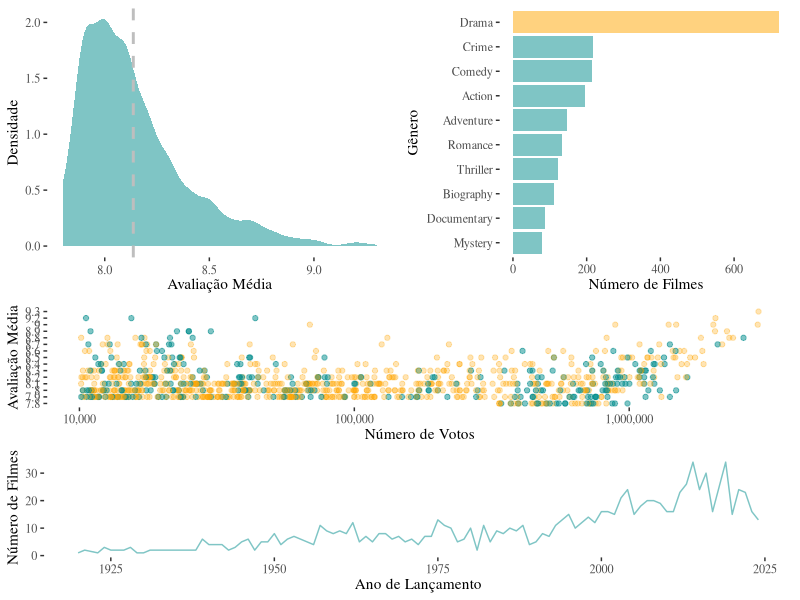

The R source for this figure:
## ---- chunk 1
knitr::opts_chunk$set(echo = FALSE, warning = FALSE, message = FALSE,  fig.width = 10, fig.height = 12, fig.align = "center")
## ---- chunk 2
# dados

filmes <- read.csv2("data.csv", header = TRUE, sep = ",")

# pacotes

library(ggplot2)
library(cowplot)
library(dplyr)
library(tidyr)
library(ggthemes)

# criando gráficos

filtered_filmes <- filmes %>%
  filter(!is.na(averageRating) & !is.na(numVotes)) %>%
  filter(numVotes < 3000000) 

filmes$averageRating <- as.numeric(as.character(filmes$averageRating))
filmes <- filmes %>% filter(!is.na(averageRating))

a <- ggplot(filmes, aes(x = averageRating)) +
  geom_density(fill = "cyan4", alpha = .5, adjust = 1.5, color = NA) +
  labs(x = "Avaliação Média", y = "Densidade") +
  theme_tufte() + 
  theme(axis.text.x = element_text(angle = 0, vjust = 0.5, hjust=0.5)) +
  geom_vline(aes(xintercept = mean(averageRating)), color="gray", linetype="dashed", size=1)

b <- ggplot(filtered_filmes, aes(x = numVotes, y = averageRating)) +
  geom_point(aes(color = ifelse(grepl("Drama", genres), "Drama", "Outros"), 
                 alpha = ifelse(grepl("Drama", genres), 0.3, 0.5))) +
  labs(x = "Número de Votos",
       y = "Avaliação Média") +
  scale_x_log10(labels = scales::comma) +
  scale_color_manual(values = c("Drama" = "orange", "Outros" = "cyan4")) +
  scale_alpha_identity() +
  theme_tufte() +
  theme(legend.position = "none")

c <- filmes %>%
  group_by(releaseYear) %>%
  summarise(numMovies = n()) %>%
  ggplot(aes(x = releaseYear, y = numMovies)) +
  geom_line(color = "cyan4", alpha = .5) +
  labs(x = "Ano de Lançamento", y = "Número de Filmes") +
  theme_tufte()

d <- filmes %>%
  separate_rows(genres, sep = ",") %>%
  mutate(genres = trimws(genres)) %>%
  group_by(genres) %>%
  summarise(numMovies = n(), avgRating = mean(averageRating)) %>%
  arrange(desc(numMovies)) %>%
  slice_head(n = 10) %>%
  ggplot(aes(x = reorder(genres, numMovies), y = numMovies, fill = genres == "Drama")) +
  geom_bar(stat = "identity", alpha = 0.5) +
  coord_flip() +
  labs(x = "Gênero", y = "Número de Filmes") +
  scale_fill_manual(values = c("FALSE" = "cyan4", "TRUE" = "orange")) +
  theme_tufte() +
  theme(legend.position = "none")

top_row <- plot_grid(a, d, nrow=1)

bottom_row <- plot_grid(b, c, nrow=2)

final_plot <- plot_grid(top_row, bottom_row, ncol=1)

print(final_plot)

